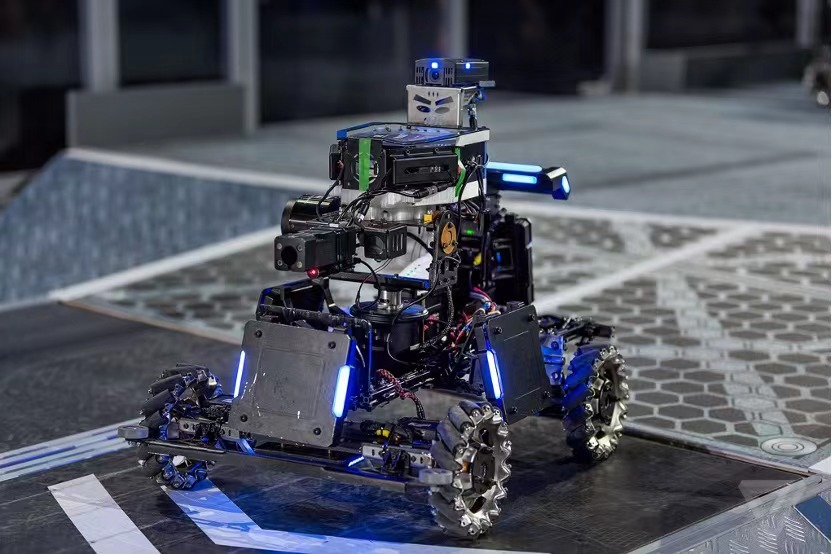
//> input picture week_2/example.jpg, 832 x 554 px
$ ./2.1.显示图像   (built with g++ and OpenCV 4)
//> lines starting //> are read from the running program, lines starting //| are printed output that depends on the picture
#include <opencv2/opencv.hpp> // 包含 OpenCV 库文件

using namespace cv; // 使用 OpenCV 命名空间

int main() {
    Mat image = imread("example.jpg"); // 加载图像文件到 Mat 对象中
//> image is the input picture: 554 rows x 832 cols, CV_8UC3; mean B, G, R 93.5, 82, 78.4
    if (image.empty()) { // 如果图像为空（无法加载）
        std::cout << "无法加载图像文件." << std::endl; // 输出错误信息
        return -1; // 返回错误码
    }

    Mat horizontalFlip;
    Mat verticalFlip;

    flip(image, horizontalFlip, 1); // 水平翻转
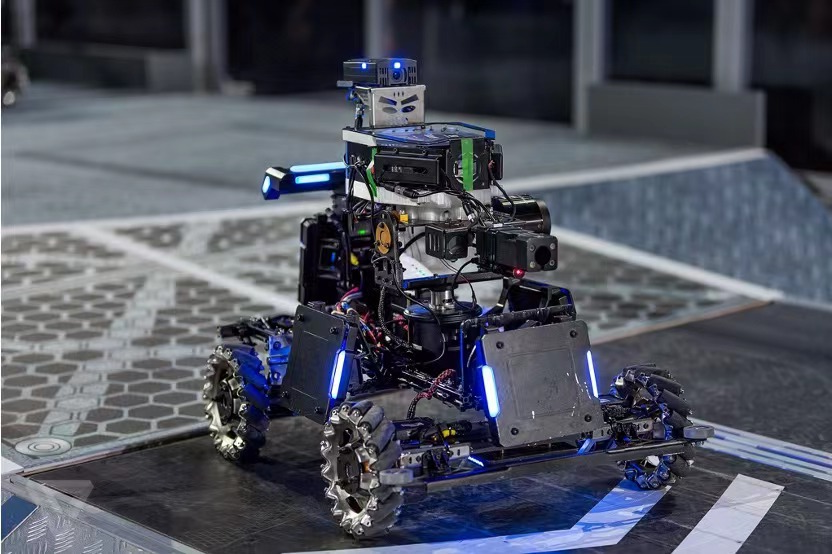
//> horizontalFlip: 554 rows x 832 cols, CV_8UC3; mean B, G, R 93.5, 82, 78.4
    flip(image, verticalFlip, 0); // 垂直翻转
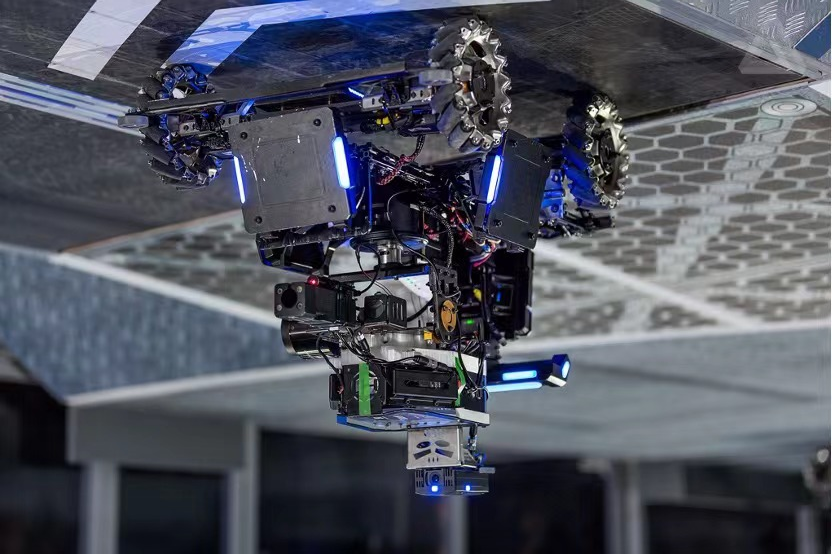
//> verticalFlip: 554 rows x 832 cols, CV_8UC3; mean B, G, R 93.5, 82, 78.4

    // imwrite("output_horizontal.jpg", horizontalFlip); // 保存水平翻转后的图片
    // imwrite("output_horizontal.jpg", verticalFlip); // 保存垂直翻转后的图片

    imshow("图像", image); // 在窗口中显示加载的图像
    imshow("图像", horizontalFlip); // 在窗口中显示水平翻转的图像
    imshow("图像", verticalFlip); // 在窗口中显示垂直翻转的图像

    waitKey(0); // 等待用户按下按键
    return 0; // 返回正常退出码
}
